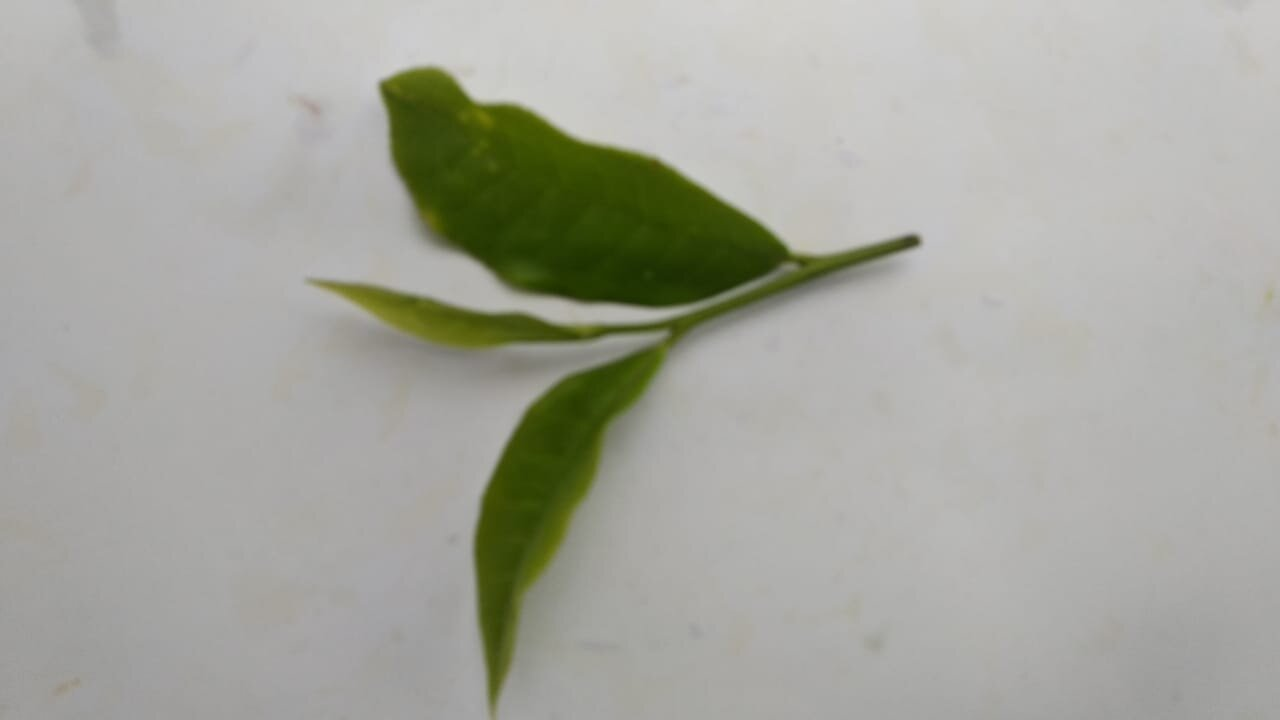
#> input picture test.jpg, 1280 x 720 px
$ python -i measure.py   (imports and definitions only)
#> lines starting #> are read from the running program, lines starting #| are printed output that depends on the picture; after the words box and inside, x2 and y2 are one past the last pixel; in counts of white or black regions, pixels touching at a corner belong together
from scipy.spatial.distance import euclidean
from imutils import perspective
from imutils import contours
import numpy as np
import imutils
import cv2

def smart_measure(img_path, save_path):
    # Read image and preprocess
#> called with img_path = 'test.jpg', save_path = 'out.png'
    image = cv2.imread(img_path)
#> image is the input picture: shape (720, 1280, 3); mean B, G, R 158.3, 167.1, 166.1

    gray = cv2.cvtColor(image, cv2.COLOR_BGR2GRAY)
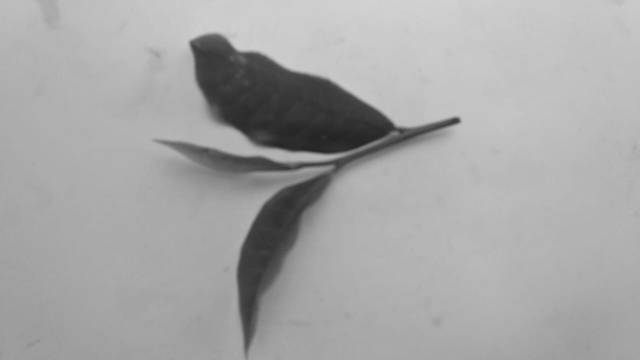
#> gray: shape (720, 1280) (shown at 1/2 size); min 35, max 211, mean 165.9
    blur = cv2.GaussianBlur(gray, (9, 9), 0)

    edged = cv2.Canny(blur, 50, 100)
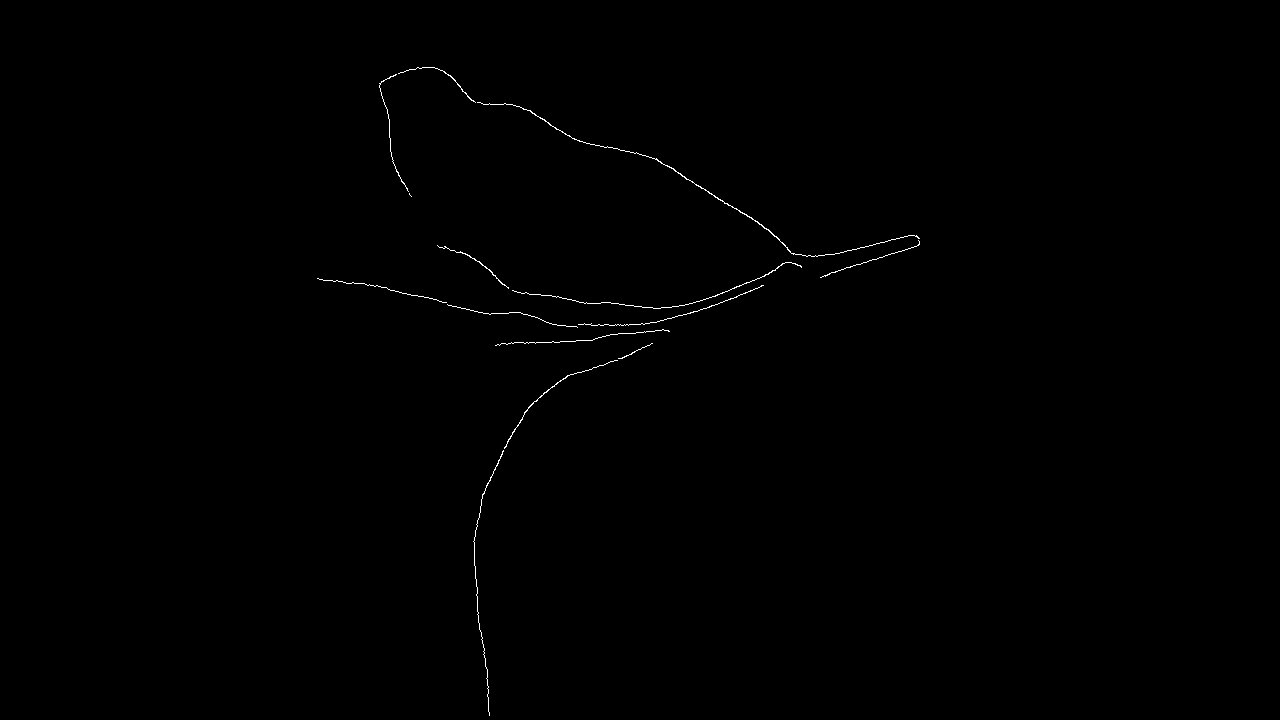
#> edged: shape (720, 1280); 0.26% white in thin lines or dots, all inside (x1, y1, x2, y2) = (317, 67, 920, 716)
    edged = cv2.dilate(edged, None, iterations=1)
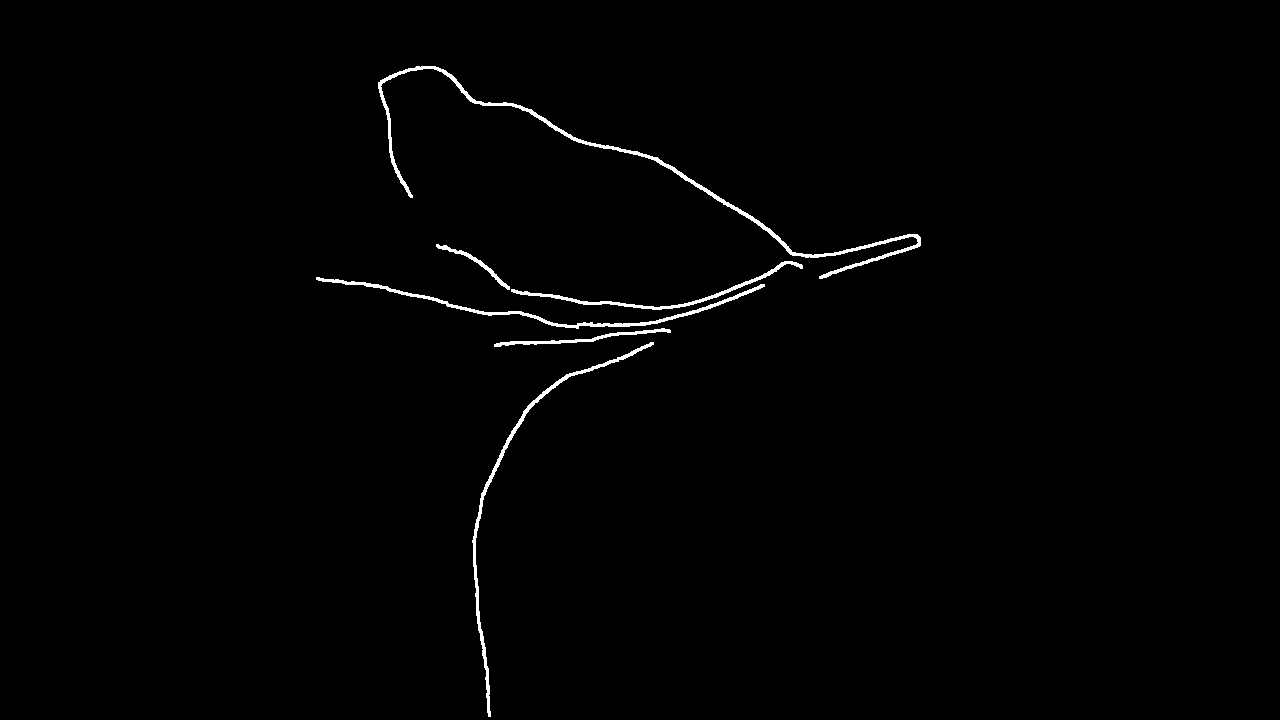
#> edged: shape (720, 1280); 0.9% white; 6 white regions, box (x1, y1, x2, y2) and area: (378, 66, 921, 279) 3045, (472, 342, 654, 717) 1660, (316, 277, 765, 329) 1596, (511, 261, 803, 310) 1050, (494, 328, 671, 347) 594, (436, 244, 510, 290) 347
    edged = cv2.erode(edged, None, iterations=1)

    #show_images([blur, edged])

    # Find contours
    cnts = cv2.findContours(edged.copy(), cv2.RETR_EXTERNAL, cv2.CHAIN_APPROX_SIMPLE)
#> cnts = 12 contours, 5 with area under 20; largest, box (x1, y1, x2, y2) and area: (398, 67, 920, 278) 144, (504, 360, 618, 449) 38, (473, 450, 504, 716) 33, (437, 245, 509, 289) 32, (512, 262, 802, 309) 29, (578, 285, 764, 326) 28, (495, 329, 670, 346) 21
    cnts = imutils.grab_contours(cnts)

    # Sort contours from left to right as leftmost contour is reference object
    (cnts, _) = contours.sort_contours(cnts)

    # Remove contours which are not large enough
    cnts = [x for x in cnts if cv2.contourArea(x) > 100]
#> cnts = 1 contour; box (x1, y1, x2, y2) and area: (398, 67, 920, 278) 144

    # Reference object dimensions
    # Here for reference I have used a 2cm x 2cm square
    ref_object = cnts[0]
#> ref_object = contour of 669 points, box (x1, y1, x2, y2) (398, 67, 920, 278), area 144
    box = cv2.minAreaRect(ref_object)
#> box = ((650.9, 180.3), (71.26, 548.3), -70.78)
    box = cv2.boxPoints(box)
#> box = [[898, 304.2], [380.3, 123.7], [403.8, 56.42], [921.5, 236.9]]
    box = np.array(box, dtype="int")
#> box = [[898, 304], [380, 123], [403, 56], [921, 236]]
    box = perspective.order_points(box)
#> box = [[403, 56], [921, 236], [898, 304], [380, 123]]
    (tl, tr, br, bl) = box
#> tl = [403, 56]; tr = [921, 236]; br = [898, 304]; bl = [380, 123]
    dist_in_pixel1 = euclidean(tl, tr)
#> dist_in_pixel1 = 548.4
    dist_in_pixel2 = euclidean(bl, br)
#> dist_in_pixel2 = 548.7
    pixel_area = dist_in_pixel1*dist_in_pixel2
#> pixel_area = 300904.5
    dist_in_cm = 2.3
    pixel_per_cm = dist_in_pixel1/dist_in_cm
#> pixel_per_cm = 238.4
    cm_area = dist_in_cm*dist_in_cm
    pixel_cm2 = pixel_area/cm_area
#> pixel_cm2 = 56881.7

    # Draw remaining contours
    for cnt in cnts:
        box = cv2.minAreaRect(cnt)
        box = cv2.boxPoints(box)
        box = np.array(box, dtype="int")
        box = perspective.order_points(box)
        (tl, tr, br, bl) = box
        cv2.drawContours(image, [box.astype("int")], -1, (0, 0, 255), 2)
        mid_pt_horizontal = (tl[0] + int(abs(tr[0] - tl[0])/2), tl[1] + int(abs(tr[1] - tl[1])/2))
        mid_pt_verticle = (tr[0] + int(abs(tr[0] - br[0])/2), tr[1] + int(abs(tr[1] - br[1])/2))
        wid = euclidean(tl, tr)/pixel_per_cm
        ht = euclidean(tr, br)/pixel_per_cm
        cv2.putText(image, "{:.1f}cm".format(wid), (int(mid_pt_horizontal[0] - 15), int(mid_pt_horizontal[1] - 10)),
            cv2.FONT_HERSHEY_SIMPLEX, 0.5, (255, 255, 0), 2)
        cv2.putText(image, "{:.1f}cm".format(ht), (int(mid_pt_verticle[0] + 10), int(mid_pt_verticle[1])),
            cv2.FONT_HERSHEY_SIMPLEX, 0.5, (255, 255, 0), 2)
#> this loop made 1 pass
#> (tl, tr, br, bl, mid_pt_horizontal, mid_pt_verticle, wid, ht) on pass 1: ([403, 56], [921, 236], [898, 304], [380, 123], (662, 146), (932, 270), 2.3, 0.301)
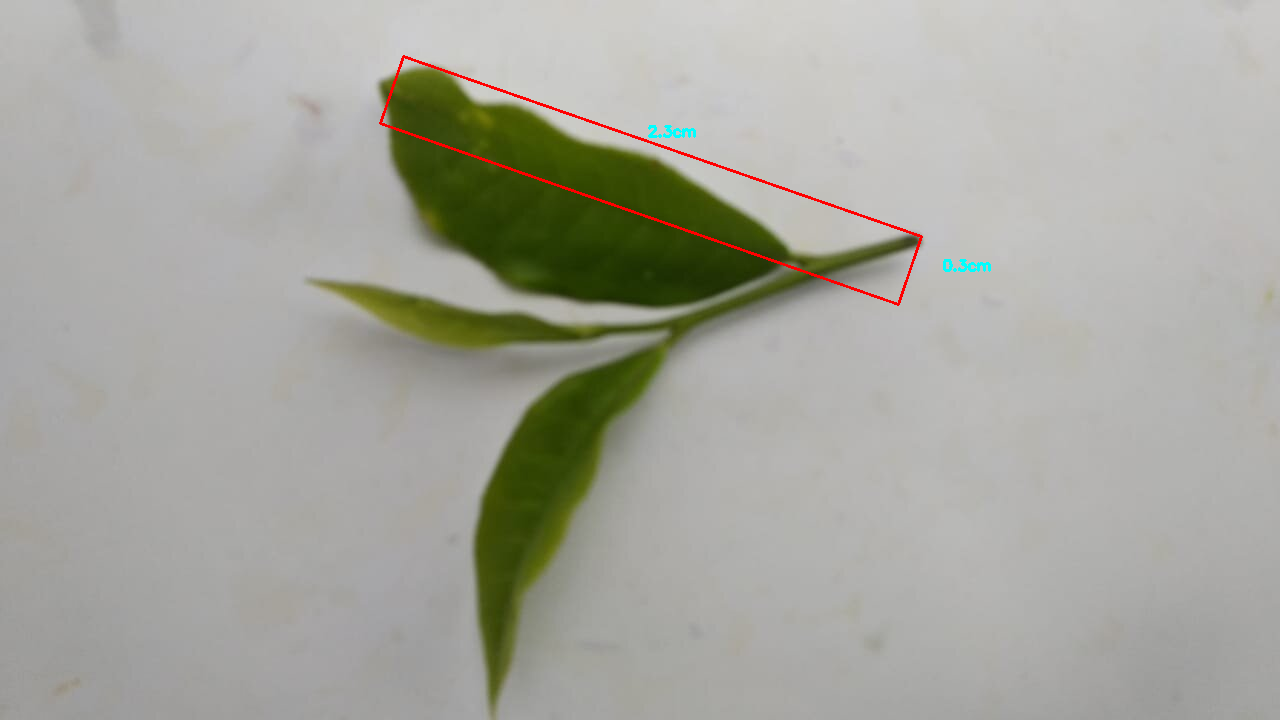
#> image: shape (720, 1280, 3); 0.44% of pixels changed, all inside (x1, y1, x2, y2) = (379, 55, 991, 306)

    path = save_path+'/measured.jpg'
    cv2.imwrite(path, image)
    return pixel_cm2

>>> result = smart_measure('test.jpg', 'out.png')
#> result = 56881.7
